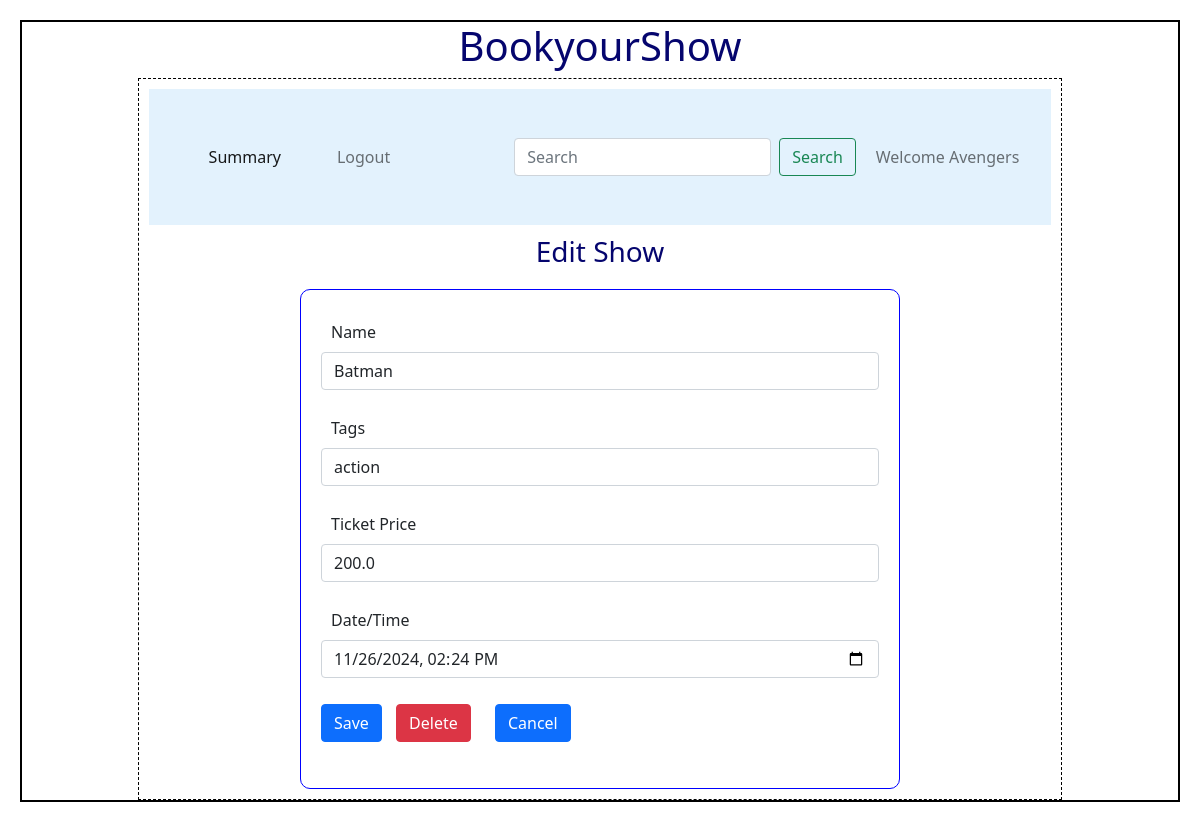
The page /edit_show/1/Avengers on the database as committed earlier.
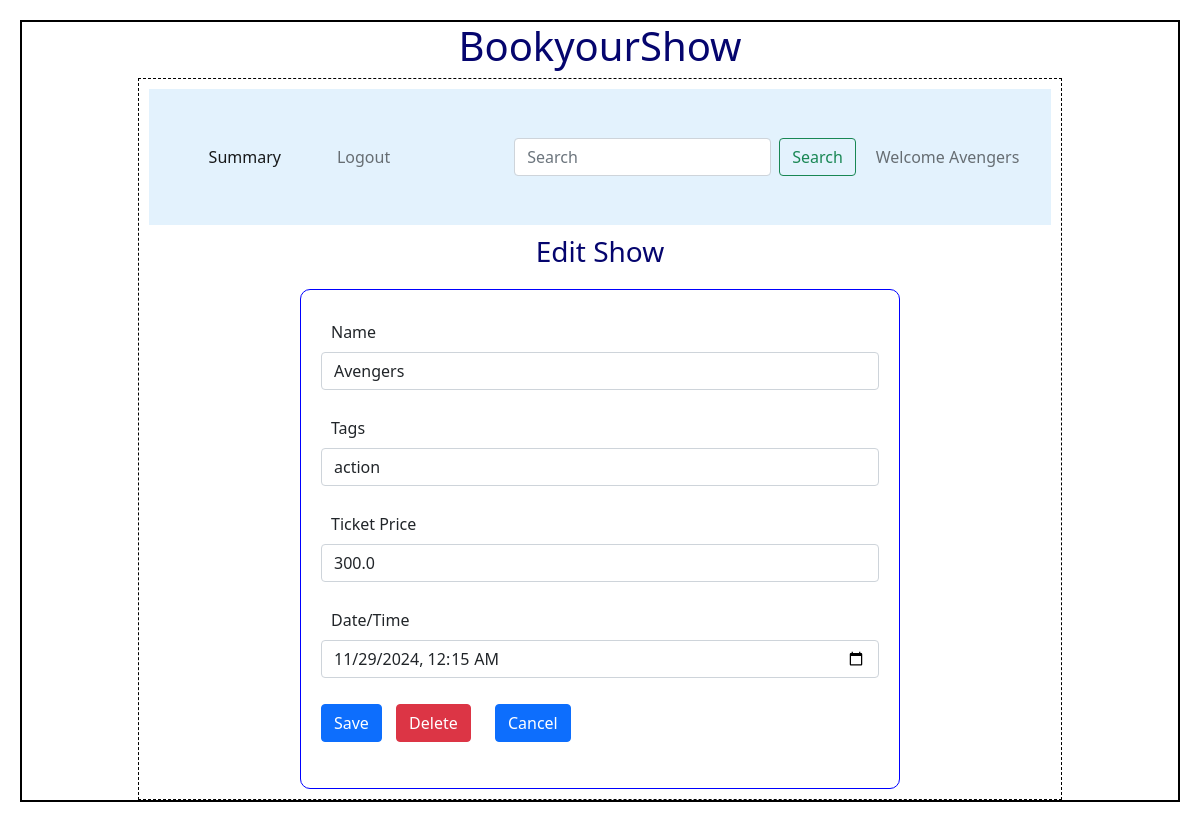
The same page on the database as committed later.
### backend/models.py (models this page shows)
class Show(db.Model):
    __tablename__="show"
    id=db.Column(db.Integer,primary_key=True)
    name=db.Column(db.String,nullable=False)
    tags=db.Column(db.String,nullable=False)
    rating=db.Column(db.Integer,default=0)
    tkt_price=db.Column(db.Float,default=0.0)
    date_time=db.Column(db.DateTime,nullable=False)
    theatre_id=db.Column(db.Integer, db.ForeignKey("theatre.id"),nullable=False)
    tickets=db.relationship("Ticket",cascade="all,delete",backref="show",lazy=True)

### backend/controllers.py (the view, shortened to what this page needs)
@app.route("/edit_show/<id>/<name>",methods=["GET","POST"])
def edit_show(id,name):
    s=get_show(id)
    return render_template("edit_show.html",show=s,name=name)

### backend/controllers.py (called while the page is built)
def get_show(id):
    show=Show.query.filter_by(id=id).first()
    return show

### templates/edit_show.html
{%extends "admin_layout.html"%}
{%block content%}
            {%if show%}
                <div class="center"><h3>Edit Show</h3></div>
                <form action="/edit_show/{{show.id}}/{{name}}" method="POST">
                <div class="input_form">
                    <div class="mb-3">
                        <label for="name" class="form-label">Name</label>
                        <input type="text" class="form-control" name="mname" id="mname" value="{{show.name}}">
                    </div>
                    <div class="mb-3">
                        <label for="tags" class="form-label">Tags</label>
                        <input type="text" class="form-control" name="tags" id="tags" value="{{show.tags}}">
                    </div>
                    <div class="mb-3">
                        <label for="tkt_price" class="form-label">Ticket Price</label>
                        <input type="number" class="form-control" name="tkt_price" id="tkt_price" value="{{show.tkt_price}}">
                    </div>
                    <div class="mb-3">
                        <label for="dt_time" class="form-label">Date/Time</label>
                        <input type="datetime-local" class="form-control" name="dt_time" id="dt_time" value="{{show.date_time}}">
                    </div>
                    <div class="mb-3">
                        <button type="submit" class="btn btn-primary">Save</button>
                        <a href="/delete_show/{{show.id}}/{{name}}" type="button" class="btn btn-danger">Delete</a>
                        <a href="/admin/{{name}}" type="button" class="btn btn-primary">Cancel</a>
                    </div>
                </div>
                </form>
            {%endif%}
{%endblock%}

### templates/admin_layout.html (shortened to what this page needs)
<!DOCTYPE html>
<html>
    <head>
        <link rel="stylesheet" href="{{ url_for('static', filename='styles/main.css') }}">
        <link href="https://cdn.jsdelivr.net/npm/bootstrap@5.1.3/dist/css/bootstrap.min.css" rel="stylesheet">
    </head>
    <body>
        <div class="my_container">
            <div class="center"><h1>BookyourShow</h1></div>
            <div class="my_panel">
                <nav class="navbar navbar-expand-lg navbar-light " style="background-color: #e3f2fd;">
                    <div class="container-fluid">
                      <div class="collapse navbar-collapse" id="navbarText">
                        <ul class="navbar-nav me-auto mb-2 mb-lg-0">
                          <li class="nav-item">
                            <a class="nav-link active" aria-current="page" href="/admin_summary">Summary</a>
                          </li>
                          <li class="nav-item">
                            <a class="nav-link" href="/login">Logout</a>
                          </li>
                        </ul>
                        <form class="d-flex" method="POST" action="/search/{{name}}">
                          <input class="form-control me-2" type="search" placeholder="Search" aria-label="Search" name = "search_txt" id = "search_txt">
                          <button class="btn btn-outline-success" type="submit">Search</button>
                        </form>
                        <span class="navbar-text">
                          Welcome {{name}}
                        </span>
                      </div>
                    </div>
                </nav>
                {%block content%}{%endblock%}
            </div>
        </div>
    </body>
</html>

### static/styles/main.css (style rules this page uses)
* { margin: 10px; }
.my_container { border: 2px solid black; }
.my_panel { width: 80%; margin: auto; height: auto; border: 1px dashed black; }
.input_form { border: 1px solid blue; width: 600px; height: 500px; margin: auto; margin-top: 20px; padding: 10px; border-radius: 10px; font-size: 16px; text-align: justify; }
.center { text-align: center; margin: auto; color: rgb(5,5,110) }

Rows that differ between the two databases and show on the page:
changed Show "action": name (not shown) → "Avengers"; mname "Batman" → "Avengers"; tkt_price "200.0" → "300.0"; dt_time "11/26/2024 14:24" → "11/29/2024 00:15"
Other text that changed with them:
{{ name }}: "Avengers" → (not shown)
